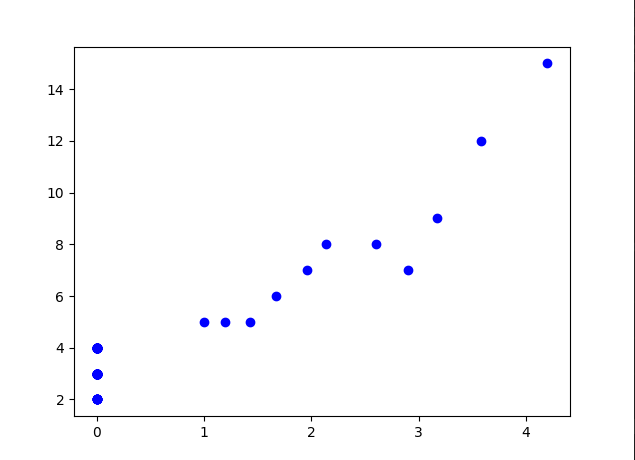

This figure's Python source:
import matplotlib.pyplot as plt
x=[1,0,2.14,3.17,1.67,1.43,2.6,2.9,4.2,1.2,1.96,3.58]
y=[5,3,8,9,6,5,8,7,15,5,7,12]
for i in range(1,89):
    x.append(int(0))
for j in range(1,45):
    y.append(int(3))
for j in range(45,54):
    y.append(int(2))
for j in range(54,89):
    y.append(int(4))

plt.scatter(x,y,c="blue")
plt.xlabel=("Average Distance")
plt.ylabel=("Time in sec")
plt.show()
